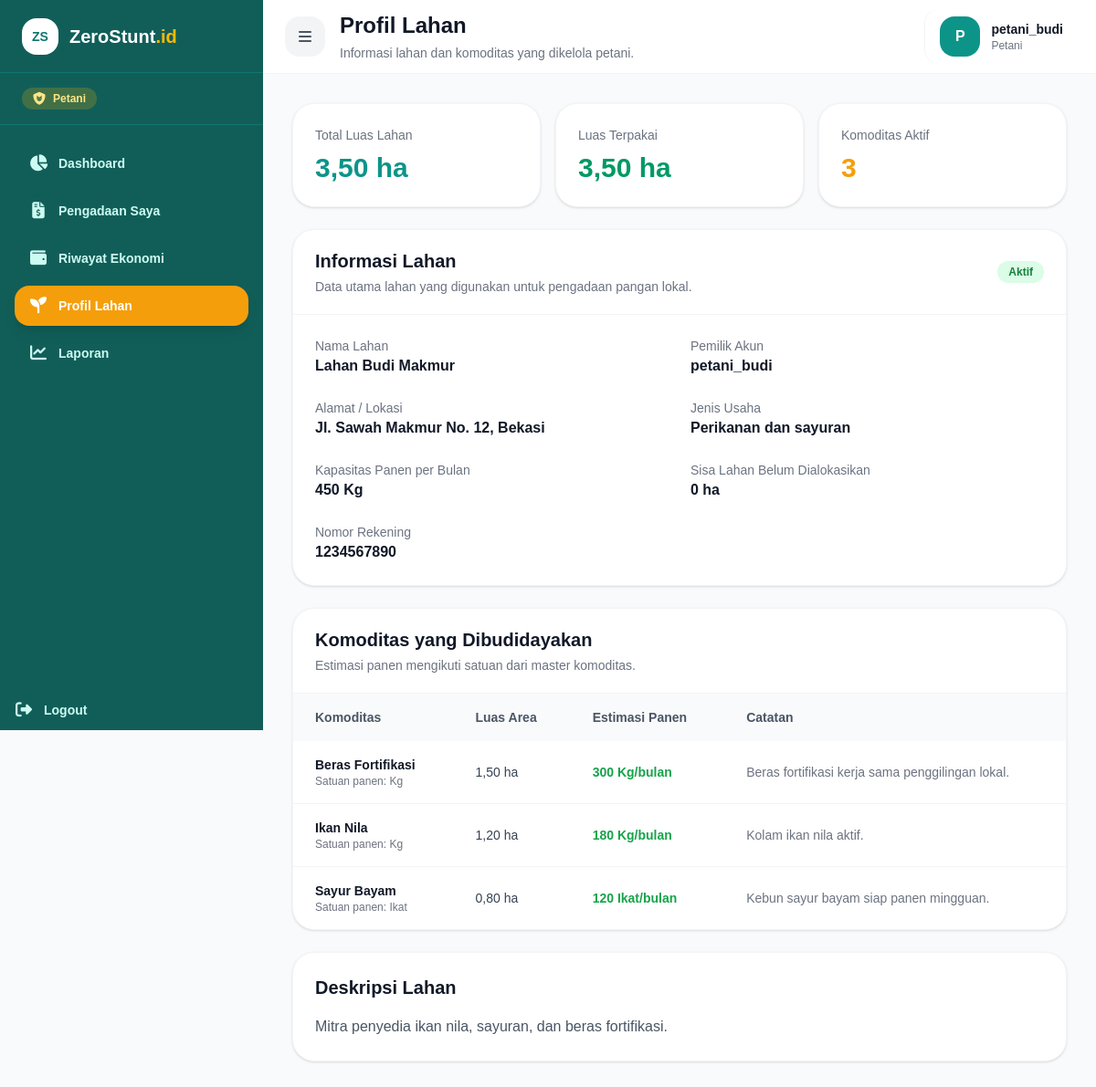
Page /master/petani/profil-lahan (signed in) on the committed database.
### tables this page shows
CREATE TABLE `petani_lokal` (
  `id_petani` int NOT NULL,
  `id_user` int DEFAULT NULL,
  `nama_lahan` varchar(100) NOT NULL,
  `alamat_lahan` text,
  `luas_lahan` decimal(10,2) DEFAULT NULL,
  `satuan_luas` enum('m2','ha') NOT NULL DEFAULT 'ha',
  `jenis_usaha` varchar(100) DEFAULT NULL,
  `status_lahan` enum('Aktif','Nonaktif') NOT NULL DEFAULT 'Aktif',
  `no_rekening` varchar(30) DEFAULT NULL,
  `kapasitas_panen_bulan` decimal(10,2) DEFAULT NULL,
  `deskripsi_lahan` text,
  `tgl_created` timestamp NULL DEFAULT CURRENT_TIMESTAMP,
  `tgl_updated` timestamp NULL DEFAULT CURRENT_TIMESTAMP ON UPDATE CURRENT_TIMESTAMP,
  `deleted_at` datetime DEFAULT NULL
);

CREATE TABLE `petani_lahan_komoditas` (
  `id_petani_komoditas` int NOT NULL,
  `id_petani` int NOT NULL,
  `id_komoditas` int NOT NULL,
  `luas_area` decimal(10,2) DEFAULT NULL,
  `satuan_luas` enum('m2','ha') NOT NULL DEFAULT 'ha',
  `estimasi_panen` decimal(12,2) NOT NULL DEFAULT '0.00',
  `catatan` text,
  `tgl_created` timestamp NULL DEFAULT CURRENT_TIMESTAMP,
  `tgl_updated` timestamp NULL DEFAULT CURRENT_TIMESTAMP ON UPDATE CURRENT_TIMESTAMP,
  `deleted_at` datetime DEFAULT NULL
);

CREATE TABLE `komoditas_pangan` (
  `id_komoditas` int NOT NULL,
  `nama_komoditas` varchar(100) NOT NULL,
  `kategori_gizi` varchar(50) DEFAULT NULL,
  `id_satuan` int NOT NULL,
  `deskripsi` text,
  `tgl_created` timestamp NULL DEFAULT CURRENT_TIMESTAMP,
  `is_deleted` tinyint(1) NOT NULL DEFAULT '0'
);

### controllers/MasterController.php (called while the page is built, shortened)
<?php
class MasterController
{
    public function profilLahan()
    {
        $petaniModel = new PetaniLokal();
        $petani = $petaniModel->findByUserId($_SESSION['user_id']);
        $komoditas = $petaniModel->getKomoditasByPetani($petani['id_petani']);
        $totalLuasTerpakai = 0;
        foreach ($komoditas as $item) {
            $totalLuasTerpakai += (float) ($item['luas_area'] ?? 0);
        }
        $luasLahan = (float) ($petani['luas_lahan'] ?? 0);
        $sisaLahan = max(0, $luasLahan - $totalLuasTerpakai);
        require '../views/master/petani/profil-lahan.php';
    }
}

### models/PetaniLokal.php (called while the page is built, shortened)
<?php
class PetaniLokal
{
    protected $db;
    public function __construct()
    {
        global $koneksi;
        $this->db = $koneksi;
    }
    public function findByUserId($idUser)
    {
        $query = "
            SELECT *
            FROM petani_lokal
            WHERE id_user = ?
              AND deleted_at IS NULL
            LIMIT 1
        ";
        $stmt = mysqli_prepare($this->db, $query);
        mysqli_stmt_bind_param($stmt, 'i', $idUser);
        mysqli_stmt_execute($stmt);
        $result = mysqli_stmt_get_result($stmt);
        $data = mysqli_fetch_assoc($result);
        return $data ?: null;
    }
    public function getKomoditasByPetani($idPetani)
    {
        $query = "
        SELECT
            pk.id_petani_komoditas,
            pk.id_petani,
            pk.id_komoditas,
            pk.luas_area,
            pk.satuan_luas,
            pk.estimasi_panen,
            pk.catatan,
            k.nama_komoditas,
            COALESCE(s.singkat, s.nama_satuan, '-') AS satuan
        FROM petani_lahan_komoditas pk
        JOIN komoditas_pangan k
            ON pk.id_komoditas = k.id_komoditas
        LEFT JOIN satuan s
            ON k.id_satuan = s.id_satuan
        WHERE pk.id_petani = ?
          AND pk.deleted_at IS NULL
        ORDER BY k.nama_komoditas ASC
    ";
        $stmt = mysqli_prepare($this->db, $query);
        mysqli_stmt_bind_param($stmt, 'i', $idPetani);
        mysqli_stmt_execute($stmt);
        $result = mysqli_stmt_get_result($stmt);
        $data = mysqli_fetch_all($result, MYSQLI_ASSOC);
        return $data;
    }
}

### views/master/petani/profil-lahan.php (the view, shortened to what this page needs)
<?php
$petani = $petani ?? [];
$komoditas = $komoditas ?? [];
$formatAngka = function ($value) {
    $value = (float) $value;
    if (floor($value) == $value) {
        return number_format($value, 0, ',', '.');
    }
    return number_format($value, 2, ',', '.');
};
$luasLahan = (float) ($petani['luas_lahan'] ?? 0);
$totalLuasTerpakai = (float) ($totalLuasTerpakai ?? 0);
$sisaLahan = (float) ($sisaLahan ?? 0);
$satuanLuas = $petani['satuan_luas'] ?? 'ha';
?>
<div class="space-y-6">
    <div class="grid md:grid-cols-3 gap-4">
        <div class="bg-white rounded-3xl p-6 border border-gray-100 shadow-sm">
            <p class="text-sm text-gray-500">Total Luas Lahan</p>
            <h2 class="text-3xl font-extrabold text-teal-600 mt-2">
                <?= $formatAngka($luasLahan); ?> <?= htmlspecialchars($satuanLuas); ?>
            </h2>
        </div>
        <div class="bg-white rounded-3xl p-6 border border-gray-100 shadow-sm">
            <p class="text-sm text-gray-500">Luas Terpakai</p>
            <h2 class="text-3xl font-extrabold text-emerald-600 mt-2">
                <?= $formatAngka($totalLuasTerpakai); ?> <?= htmlspecialchars($satuanLuas); ?>
            </h2>
        </div>
        <div class="bg-white rounded-3xl p-6 border border-gray-100 shadow-sm">
            <p class="text-sm text-gray-500">Komoditas Aktif</p>
            <h2 class="text-3xl font-extrabold text-amber-500 mt-2">
                <?= count($komoditas); ?>
            </h2>
        </div>
    </div>
    <div class="bg-white rounded-3xl border border-gray-100 shadow-sm">
        <div class="px-6 py-5 border-b border-gray-100 flex items-center justify-between gap-4">
            <div>
                <h2 class="text-xl font-extrabold text-gray-900">
                    Informasi Lahan
                </h2>
                <p class="text-sm text-gray-500 mt-1">
                    Data utama lahan yang digunakan untuk pengadaan pangan lokal.
                </p>
            </div>
            <span class="inline-flex px-3 py-1 rounded-full bg-green-100 text-green-700 text-xs font-bold">
                <?= htmlspecialchars($petani['status_lahan'] ?? 'Aktif'); ?>
            </span>
        </div>
        <div class="grid md:grid-cols-2 gap-6 p-6">
            <div>
                <p class="text-sm text-gray-500">Nama Lahan</p>
                <p class="font-bold text-gray-900">
                    <?= htmlspecialchars($petani['nama_lahan'] ?? '-'); ?>
                </p>
            </div>
            <div>
                <p class="text-sm text-gray-500">Pemilik Akun</p>
                <p class="font-bold text-gray-900">
                    <?= htmlspecialchars($_SESSION['username'] ?? '-'); ?>
                </p>
            </div>
            <div>
                <p class="text-sm text-gray-500">Alamat / Lokasi</p>
                <p class="font-bold text-gray-900">
                    <?= htmlspecialchars($petani['alamat_lahan'] ?? '-'); ?>
                </p>
            </div>
            <div>
                <p class="text-sm text-gray-500">Jenis Usaha</p>
                <p class="font-bold text-gray-900">
                    <?= htmlspecialchars($petani['jenis_usaha'] ?? '-'); ?>
                </p>
            </div>
            <div>
                <p class="text-sm text-gray-500">Kapasitas Panen per Bulan</p>
                <p class="font-bold text-gray-900">
                    <?= $formatAngka($petani['kapasitas_panen_bulan'] ?? 0); ?> Kg
                </p>
            </div>
            <div>
                <p class="text-sm text-gray-500">Sisa Lahan Belum Dialokasikan</p>
                <p class="font-bold text-gray-900">
                    <?= $formatAngka($sisaLahan); ?> <?= htmlspecialchars($satuanLuas); ?>
                </p>
            </div>
            <div>
                <p class="text-sm text-gray-500">Nomor Rekening</p>
                <p class="font-bold text-gray-900">
                    <?= htmlspecialchars($petani['no_rekening'] ?? '-'); ?>
                </p>
            </div>
        </div>
    </div>
    <div class="bg-white rounded-3xl border border-gray-100 shadow-sm overflow-hidden">
        <div class="px-6 py-5 border-b border-gray-100">
            <h2 class="text-xl font-extrabold text-gray-900">
                Komoditas yang Dibudidayakan
            </h2>
            <p class="text-sm text-gray-500 mt-1">
                Estimasi panen mengikuti satuan dari master komoditas.
            </p>
        </div>
        <div class="overflow-x-auto">
            <table class="w-full text-sm">
                <thead class="bg-gray-50">
                    <tr>
                        <th class="px-6 py-4 text-left font-bold text-gray-600">Komoditas</th>
                        <th class="px-6 py-4 text-left font-bold text-gray-600">Luas Area</th>
                        <th class="px-6 py-4 text-left font-bold text-gray-600">Estimasi Panen</th>
                        <th class="px-6 py-4 text-left font-bold text-gray-600">Catatan</th>
                    </tr>
                </thead>
                <tbody class="divide-y divide-gray-100">
                    <?php if (empty($komoditas)): ?>
                        <tr>
                            <td colspan="4" class="px-6 py-10 text-center text-gray-500">
                                Belum ada komoditas yang dibudidayakan.
                            </td>
                        </tr>
                    <?php else: ?>
                        <?php foreach ($komoditas as $item): ?>
                            <tr class="hover:bg-gray-50 transition">
                                <td class="px-6 py-4">
                                    <p class="font-bold text-gray-900">
                                        <?= htmlspecialchars($item['nama_komoditas'] ?? '-'); ?>
                                    </p>
                                    <p class="text-xs text-gray-500">
                                        Satuan panen: <?= htmlspecialchars($item['satuan'] ?? '-'); ?>
                                    </p>
                                </td>
                                <td class="px-6 py-4 text-gray-700 font-medium">
                                    <?= $formatAngka($item['luas_area'] ?? 0); ?> <?= htmlspecialchars($satuanLuas); ?>
                                </td>
                                <td class="px-6 py-4 text-green-600 font-bold">
                                    <?= $formatAngka($item['estimasi_panen'] ?? 0); ?>
                                    <?= htmlspecialchars($item['satuan'] ?? '-'); ?>/bulan
                                </td>
                                <td class="px-6 py-4 text-gray-500">
                                    <?= htmlspecialchars($item['catatan'] ?: '-'); ?>
                                </td>
                            </tr>
                        <?php endforeach; ?>
                    <?php endif; ?>
                </tbody>
            </table>
        </div>
    </div>
    <div class="bg-white rounded-3xl border border-gray-100 shadow-sm p-6">
        <h2 class="text-xl font-extrabold text-gray-900 mb-4">
            Deskripsi Lahan
        </h2>
        <p class="text-gray-600 leading-relaxed">
            <?= nl2br(htmlspecialchars($petani['deskripsi_lahan'] ?: 'Belum ada deskripsi lahan.')); ?>
        </p>
    </div>
</div>
<?php
require '../views/layouts/dashboard.php';
?>

### rows in the picture
petani_lokal: luas_lahan "3,50", satuan_luas "ha", status_lahan "Aktif", nama_lahan "Lahan Budi Makmur", alamat_lahan "Jl. Sawah Makmur No. 12, Bekasi", jenis_usaha "Perikanan dan sayuran", kapasitas_panen_bulan "450", luas_lahan "0", no_rekening "1234567890", deskripsi_lahan "Mitra penyedia ikan nila, sayuran, dan beras fortifikasi."
petani_lahan_komoditas: id_komoditas.nama_komoditas "Beras Fortifikasi", satuan "Kg", luas_area "1,50", id_petani.satuan_luas "ha", estimasi_panen "300", catatan "Beras fortifikasi kerja sama penggilingan lokal."
petani_lahan_komoditas: id_komoditas.nama_komoditas "Ikan Nila", satuan "Kg", luas_area "1,20", id_petani.satuan_luas "ha", estimasi_panen "180", catatan "Kolam ikan nila aktif."
petani_lahan_komoditas: id_komoditas.nama_komoditas "Sayur Bayam", satuan "Ikat", luas_area "0,80", id_petani.satuan_luas "ha", estimasi_panen "120", catatan "Kebun sayur bayam siap panen mingguan."

### other values in the picture
$role "Petani"
$menu['label'] "Dashboard"
$menu['label'] "Pengadaan Saya"
$menu['label'] "Riwayat Ekonomi"
$menu['label'] "Profil Lahan"
$menu['label'] "Laporan"
$pageTitle "Profil Lahan"
$pageSubtitle "Informasi lahan dan komoditas yang dikelola petani."
$initial "P"
$username "petani_budi"
$formatAngka($totalLuasTerpakai) "3,50"
count($komoditas) "3"
$_SESSION['username'] "petani_budi"
